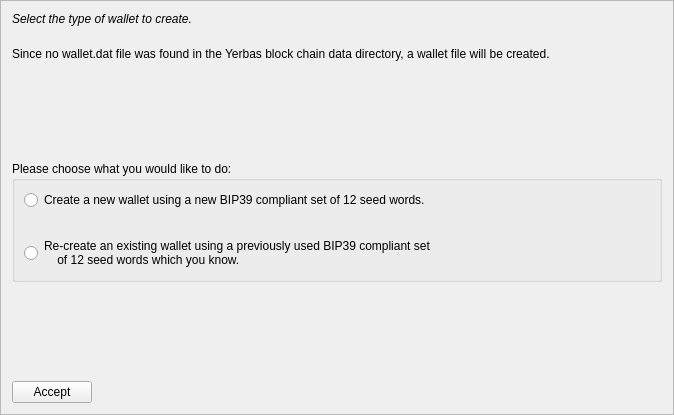
<?xml version="1.0" encoding="UTF-8"?>
<ui version="4.0">
 <class>MnemonicDialog1</class>
 <widget class="QFrame" name="MnemonicDialog1">
  <property name="geometry">
   <rect>
    <x>0</x>
    <y>0</y>
    <width>674</width>
    <height>415</height>
   </rect>
  </property>
  <property name="windowTitle">
   <string>HD Wallet Setup</string>
  </property>
  <property name="frameShape">
   <enum>QFrame::StyledPanel</enum>
  </property>
  <property name="frameShadow">
   <enum>QFrame::Raised</enum>
  </property>
  <layout class="QVBoxLayout" name="verticalLayout">
   <item>
    <widget class="QLabel" name="walletLabel">
     <property name="styleSheet">
      <string notr="true">QLabel { font-style:italic; }</string>
     </property>
     <property name="text">
      <string>Select the type of wallet to create.</string>
     </property>
     <property name="wordWrap">
      <bool>true</bool>
     </property>
    </widget>
   </item>
   <item>
    <spacer name="verticalSpacer_4">
     <property name="orientation">
      <enum>Qt::Vertical</enum>
     </property>
     <property name="sizeType">
      <enum>QSizePolicy::Minimum</enum>
     </property>
     <property name="sizeHint" stdset="0">
      <size>
       <width>20</width>
       <height>15</height>
      </size>
     </property>
    </spacer>
   </item>
   <item>
    <widget class="QLabel" name="wallettypeLabel">
     <property name="text">
      <string>Since no wallet.dat file was found in the Yerbas block chain data directory, a wallet file will be created.</string>
     </property>
     <property name="wordWrap">
      <bool>true</bool>
     </property>
    </widget>
   </item>
   <item>
    <spacer name="verticalSpacer">
     <property name="orientation">
      <enum>Qt::Vertical</enum>
     </property>
     <property name="sizeHint" stdset="0">
      <size>
       <width>20</width>
       <height>40</height>
      </size>
     </property>
    </spacer>
   </item>
   <item>
    <widget class="QGroupBox" name="groupBox">
     <property name="title">
      <string>Please choose what you would like to do:</string>
     </property>
     <layout class="QVBoxLayout" name="verticalLayout_2">
      <item>
       <widget class="QRadioButton" name="walletNewRadio">
        <property name="text">
         <string>Create a new wallet using a new BIP39 compliant set of 12 seed words.</string>
        </property>
       </widget>
      </item>
      <item>
       <spacer name="verticalSpacer_3">
        <property name="orientation">
         <enum>Qt::Vertical</enum>
        </property>
        <property name="sizeHint" stdset="0">
         <size>
          <width>20</width>
          <height>20</height>
         </size>
        </property>
       </spacer>
      </item>
      <item>
       <widget class="QRadioButton" name="walletOldRadio">
        <property name="text">
         <string>Re-create an existing wallet using a previously used BIP39 compliant set 
    of 12 seed words which you know.</string>
        </property>
       </widget>
      </item>
     </layout>
    </widget>
   </item>
   <item>
    <spacer name="verticalSpacer_2">
     <property name="orientation">
      <enum>Qt::Vertical</enum>
     </property>
     <property name="sizeHint" stdset="0">
      <size>
       <width>20</width>
       <height>40</height>
      </size>
     </property>
    </spacer>
   </item>
   <item>
    <layout class="QHBoxLayout" name="horizontalLayout">
     <item>
      <widget class="QPushButton" name="acceptButton">
       <property name="text">
        <string>Accept</string>
       </property>
       <property name="autoDefault">
        <bool>false</bool>
       </property>
      </widget>
     </item>
     <item>
      <spacer name="horizontalSpacer">
       <property name="orientation">
        <enum>Qt::Horizontal</enum>
       </property>
       <property name="sizeHint" stdset="0">
        <size>
         <width>40</width>
         <height>20</height>
        </size>
       </property>
      </spacer>
     </item>
    </layout>
   </item>
  </layout>
 </widget>
 <resources/>
 <connections/>
</ui>
